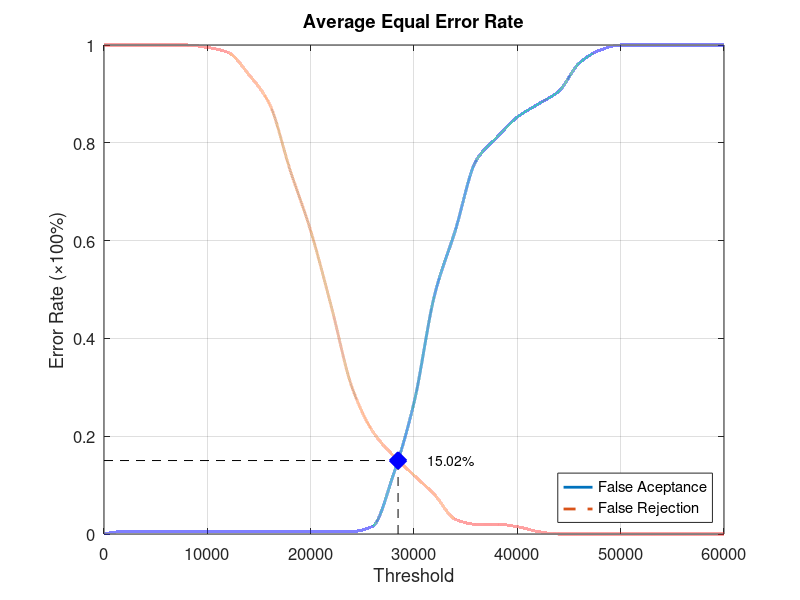
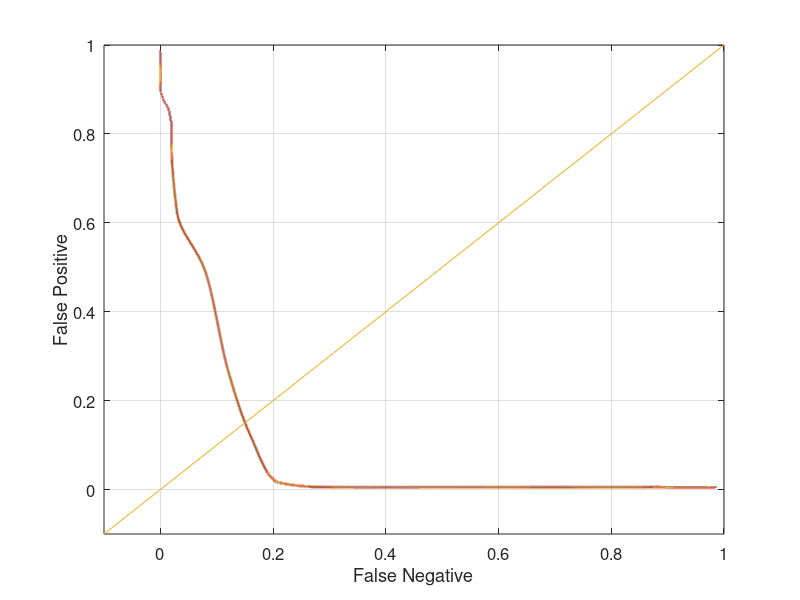

Write MATLAB code to recreate these figures, in order.
function yEER = Database2_2
close all;
clear;
clc;
x = 0:2000:60000;
xq = 0:0.5:60000;

y0 = [0 0.00526316 0.00526316 0.00526316 0.00526316 0.00526316 0.00526316 0.00526316 0.00526316 0.00526316 0.00526316 0.00526316 0.00526316 0.0157895 0.121053 0.268421 0.489474 0.621053 0.763158 0.810526 0.852632 0.878947 0.905263 0.963158 0.989474 1 1 1 1 1 1];
yy0 = interp1(x, y0, xq, 'pchip');
y1 = [1 1 1 1 1 0.995 0.985 0.94 0.88 0.745 0.62 0.465 0.3 0.21 0.16 0.12 0.08 0.03 0.02 0.02 0.015 0.005 0 0 0 0 0 0 0 0 0];
yy1 = interp1(x, y1, xq, 'pchip');

% Calculating EER: 
y2 = abs(y0 - y1);
find(y2 == min(y2))
yy2 = abs(yy0 - yy1);
xEER = find(yy2 == min(yy2));
xEERIndex = xq(xEER) % X-axis EER
yEER = yy0(xEER) % Y-axis EER

main = figure
plot(xq, yy0,'-','LineWidth', 2);	hold on
plot(xq, yy1,'--','LineWidth', 2);	hold on
plot([xEERIndex xEERIndex], [0 yEER], 'k--');	hold on
plot([0 xEERIndex], [yEER yEER], 'k--');	hold on
plot(xEERIndex, yEER, 'bx', 'LineWidth', 10);	hold on
text(xEERIndex + 10 * xEERIndex / 100, yEER, [num2str(round((10000 * yEER)) / 100) '%'])
legend('False Aceptance', 'False Rejection', 'Location', 'SouthEast')
xlabel('Threshold')
ylabel('Error Rate (\times100%)')
title('Average Equal Error Rate')
set(gca, 'FontSize', 12)
axis([0 60000 0 1])
grid on

print(main, 'Database2_2Main', '-dpng');
FNRxFPR = figure('Color', [1 1 1]);
plot(yy1, yy0, '-', yy1, yy0, 'LineWidth', 2);
hold on
y = -0.1:0.1:1
plot(y, y); 
set(gca, 'FontSize', 12)
xlabel('False Negative')
ylabel('False Positive')
axis([-0.1 1 -0.1 1])
set(gca, 'FontSize', 12)
grid on

print(FNRxFPR, 'Database2_2FNRxFPR','-dpng');
end
